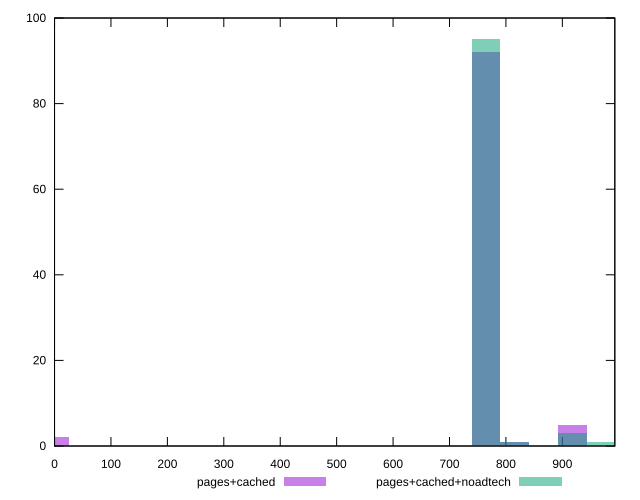

This chart was generated by the following gnuplot code:
reset

$pagesCached <<EOF
0 2
917.7159916569399 5
764.7633263807833 92
815.7475481395021 1
EOF

$pagesCachedNoadtech <<EOF
968.7002134156587 1
917.7159916569399 3
764.7633263807833 95
815.7475481395021 1
EOF

set key outside below
set boxwidth 50.98422175871888
set xrange [0:993]
set yrange [0:100]
set trange [0:100]
set style fill transparent solid 0.5 noborder
set terminal svg size 640, 500 enhanced background rgb 'white'
set output "report_00019_2021-02-10T18-14-37.922Z//uses-rel-preload/comparison/histogram/1_vs_2.svg"

plot $pagesCached title "pages+cached" with boxes, \
     $pagesCachedNoadtech title "pages+cached+noadtech" with boxes

reset
